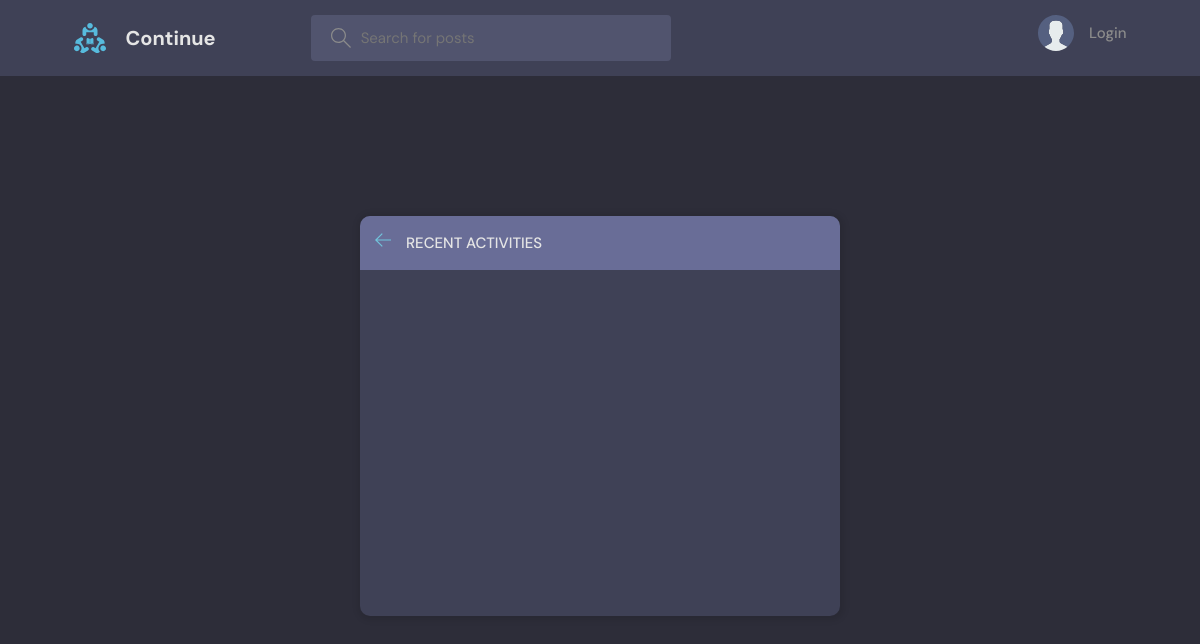
The page /activity/ on the database as committed earlier.
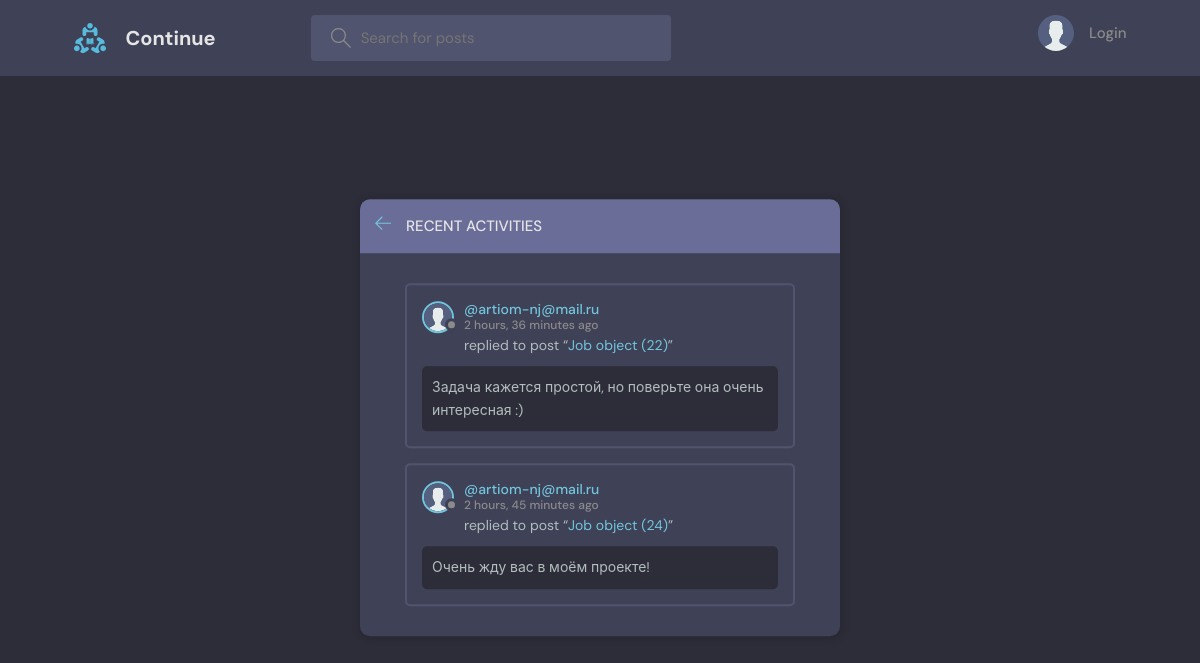
The same page on the database as committed later.
### base/models.py (models this page shows, shortened)
class Message(models.Model):
    user = models.ForeignKey(User, on_delete=models.CASCADE)
    job = models.ForeignKey(Job, on_delete=models.CASCADE)
    body = models.TextField()
    updated = models.DateTimeField(auto_now=True)
    created = models.DateTimeField(auto_now_add=True)
    class Meta:
        ordering = ['-updated', '-created']

class User(AbstractUser):
    name = models.CharField(max_length=200, null=True)
    email = models.EmailField(unique=True)
    bio = models.TextField(null=True)
    avatar = models.ImageField(null=True, default='avatar.svg')
    balance = models.DecimalField(max_digits=20, decimal_places=2, null=False, default=0)
    USERNAME_FIELD = 'email'
    REQUIRED_FIELDS = []

class Job(models.Model):
    name = models.CharField(max_length=200)
    description = models.TextField(null=True, blank=True)
    cost = models.DecimalField(max_digits=20, decimal_places=2, null=False)
    created = models.DateTimeField(auto_now_add=True)
    updated = models.DateTimeField(auto_now=True)
    topic = models.ForeignKey(Topic, on_delete=models.SET_NULL, null=True)
    status = models.ForeignKey(JobStatus, on_delete=models.SET_NULL, null=True)
    class Meta:
        ordering = ['-updated', '-created']

### base/views.py (the view)
# urls.py: path('activity/', views.activityPage, name="activity"),
def activityPage(request):
    job_messages = Message.objects.all()
    return render(request, 'base/activity.html', {'job_messages': job_messages})

### base/templates/base/activity.html (shortened to what this page needs)
{% extends 'main.html' %}
{% block content %}
<main class="layout">
  <div class="container">
    <div class="layout__box">
      <div class="layout__boxHeader">
        <div class="layout__boxTitle">
          <a href="{% url 'home' %}">
            <svg version="1.1" xmlns="http://www.w3.org/2000/svg" width="32" height="32" viewBox="0 0 32 32">
              <title>arrow-left</title>
              <path
                d="M13.723 2.286l-13.723 13.714 13.719 13.714 1.616-1.611-10.96-10.96h27.625v-2.286h-27.625l10.965-10.965-1.616-1.607z">
              </path>
              </path>
            </svg>
          </a>
          <h3>Recent Activities</h3>
        </div>
      </div>
      <div class="activities-page layout__body">
        {% for message in job_messages %}
        <div class="activities__box">
          <div class="activities__boxHeader jobListJob__header">
            <a href="{% url 'user-profile' message.user.id %}" class="jobListJob__author">
              <div class="avatar avatar--small">
                <img src="{{message.user.avatar.url}}" />
              </div>
              <p>
                @{{message.user}}
                <span>{{message.created|timesince}} ago</span>
              </p>
            </a>
          </div>
          <div class="activities__boxContent">
            <p>replied to post “<a href="{% url 'job' message.job.id %}">{{message.job}}</a>”</p>
            <div class="activities__boxJobContent">
              {{message.body}}
            </div>
          </div>
        </div>
        {% endfor %}
      </div>
    </div>
  </div>
</main>
{% endblock content %}

### templates/main.html (shortened to what this page needs)
<!DOCTYPE html>
{% load static %}
<html lang="en">
<head>
    <link rel="stylesheet" href="{% static 'css/style.css' %}" />
</head>
<body>
    {% include 'navbar.html' %}
    {% block content %}
    {% endblock %}
</body>
</html>

### templates/navbar.html (shortened to what this page needs)
{% load static %}
<header class="header header--loggedIn">
    <div class="container">
        <a href="{% url 'home' %}" class="header__logo">
            <img src="{% static 'images/logo.svg' %}" />
            <h1>Continue</h1>
        </a>
        <form class="header__search" method="GET" action="{% url 'home' %}">
            <label>
                <input name="q" placeholder="Search for posts" />
            </label>
        </form>
        <nav class="header__menu">
            {% if request.user.is_authenticated %}
            <div class="header__user">
                <div class="header__user__balance">
                    <p><span>Баланс: {{user.balance}} руб.</span></p>
                </div>
                <a href="{% url 'update-user' %}">
                    <div class="avatar avatar--medium active">
                        <img src="{{request.user.avatar.url}}" />
                    </div>
                    <p>{{request.user.username}} <span>@{{request.user.username}}</span></p>
                </a>
                <button class="dropdown-button">
                    <svg version="1.1" xmlns="http://www.w3.org/2000/svg" width="32" height="32" viewBox="0 0 32 32">
                        <title>chevron-down</title>
                        <path d="M16 21l-13-13h-3l16 16 16-16h-3l-13 13z"></path>
                    </svg>
                </button>
            </div>
            {% else %}
            <a href="{% url 'login' %}">
                <img src="{% static 'images/avatar.svg' %}" />
                <p>Login</p>
            </a>
            {% endif %}
        </nav>
    </div>
</header>

### static/css/style.css (style rules this page uses)
:root { --color-main: #71c6dd; --color-main-light: #e1f6fb; --color-dark: #3f4156; --color-dark-medium: #51546e; --color-dark-light: #696d97; --color-light: #e5e5e5; --color-gray: #8b8b8b; --color-light-gray: #b2bdbd; --color-bg: #2d2d39; --color-success: #5dd693; --color-error: #fc4b0b; }
* { font-family: "DM Sans", -apple-system, BlinkMacSystemFont, "Segoe UI", Roboto, Oxygen, Ubuntu, Cantarell, "Open Sans", "Helvetica Neue", sans-serif; margin: 0; padding: 0; box-sizing: border-box; text-rendering: optimizeLegibility; font-size: inherit; }
html { font-size: 56.25%; }
@media only screen and (min-width: 1200px) { html { font-size: 62.5%; } }
body { line-height: 1.6; font-weight: 400; font-size: 1.5rem; color: var(--color-light-gray); background-color: var(--color-bg); min-height: 100vh; }
img { width: 100%; }
a { display: inline-block; color: var(--color-main); text-decoration: none; }
.container { max-width: 120rem; width: 90%; margin: auto; }
.avatar { position: relative; display: inline-block; border-radius: 50%; border: 2px solid var(--color-main); }
.avatar img { display: block; border-radius: 50%; object-fit: cover; object-position: center; }
.avatar::after { content: ""; display: block; position: absolute; background-color: var(--color-gray); z-index: 111; border-radius: 50%; border: 0.3rem solid var(--color-dark); }
.avatar.avatar--small img { width: 2.8rem; height: 2.8rem; }
.avatar.avatar--small:after { width: 0.7rem; height: 0.7rem; bottom: 0px; right: -6px; }
.header { padding: 1.5rem; background-color: var(--color-dark); }
.header > .container { display: flex; gap: 9.5rem; }
.header__logo, .header__user { display: flex; gap: 2rem; align-items: center; }
.header__logo > img { height: 3.2rem; width: 3.2rem; }
.header__logo > h1 { font-weight: 700; font-size: 2rem; color: var(--color-light); }
.header__search > label { background-color: var(--color-dark-medium); padding: 1.3rem 1rem; display: flex; align-items: center; gap: 1rem; border-radius: 4px; }
.header__search svg { fill: var(--color-gray); width: 2rem; height: 2rem; margin-left: 1rem; }
.header__search input { width: 30rem; background: transparent; border: none; outline: none; color: var(--color-light); }
.header__menu { margin-left: auto; position: relative; }
.header__menu a { display: flex; gap: 1.5rem; align-items: center; font-weight: 500; text-decoration: none; color: var(--color-gray); }
.header__menu img { height: 3.6rem; }
.header__menu p { line-height: 1.2; }
.layout { margin-top: 2.4rem; }
.layout > .container { display: flex; justify-content: space-between; align-items: flex-start; }
.layout__box { width: 90%; max-width: 48rem; min-height: 40rem; position: absolute; top: 50%; left: 50%; transform: translate(-50%, -46%); background-color: var(--color-dark); border-radius: 1rem; box-shadow: 1px 1px 6px 3px rgba(0, 0, 0, 0.1); overflow: hidden; }
.layout__boxHeader { display: flex; padding: 1.5rem; background-color: var(--color-dark-light); }
.layout__boxTitle { display: flex; gap: 1.5rem; align-items: center; }
.layout__boxTitle h3 { text-transform: uppercase; font-weight: 500; color: var(--color-light); }
.layout__boxTitle svg { width: 1.6rem; height: 1.6rem; fill: var(--color-main); }
.layout__body { margin: 3rem; }
.jobListJob__header { display: flex; justify-content: space-between; align-items: center; }
.jobListJob__author { font-weight: 500; display: flex; align-items: center; gap: 1rem; }
.activities__box { margin: 1.5rem; padding: 1.5rem; border: 2px solid var(--color-dark-medium); border-radius: 5px; }
.activities__boxHeader p { font-size: 1.4rem; line-height: 1.3; }
.activities__boxHeader p span { color: var(--color-gray); font-size: 1.2rem; display: block; }
.activities__boxContent { margin-left: 4.2rem; }
.activities__boxContent { font-size: 1.4rem; }
.activities__boxJobContent { background: var(--color-bg); padding: 1rem; border-radius: 5px; margin-top: 1rem; margin-left: -4.2rem; }

Rows that differ between the two databases and show on the page:
added Message: user.avatar (placeholder picture), user "artiom-nj@mail.ru", created "2 hours, 36 minutes", job "Job object (22)", body "Задача кажется простой, но поверьте она очень интересная :)"
added Message: user.avatar (placeholder picture), user "artiom-nj@mail.ru", created "2 hours, 45 minutes", job "Job object (24)", body "Очень жду вас в моём проекте!"
